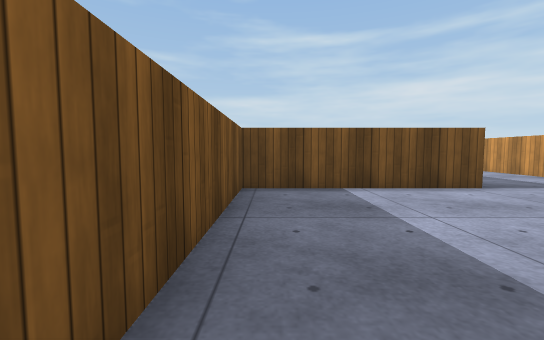
[1] (above)

15 first-person views from a walk through a 3-D level made in the Unity game engine. The camera is 0.62 m above the floor, tilts 4° down and sees 90° across. The floor is counted in squares, 1 m on a side. Each view is taken from the middle of a square. On the plan, view 1 faces up. The plan holds only what a view shows up to about 9 squares ahead; the rest is blank. The player character is not drawn. Surface patterns are stand-ins for the level's own textures.

[2]
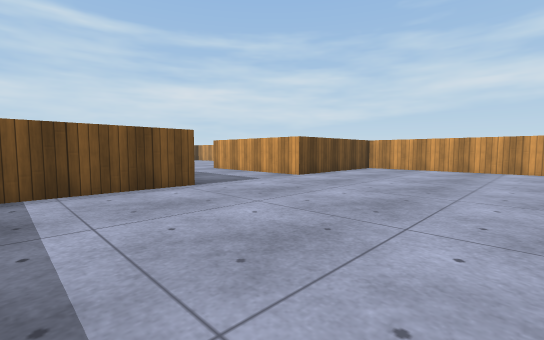

[3]
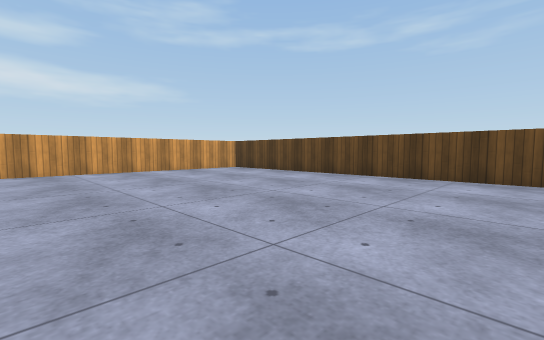

[4]
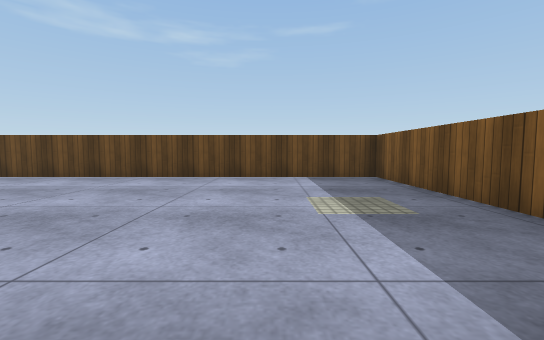

[5]
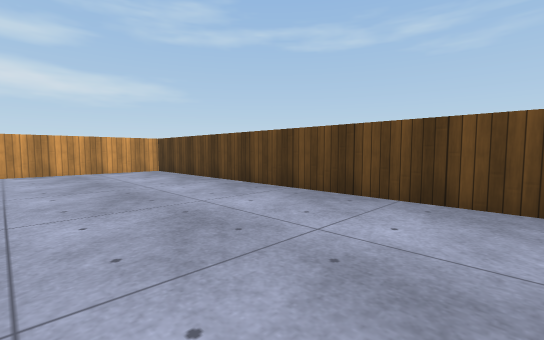

[6]
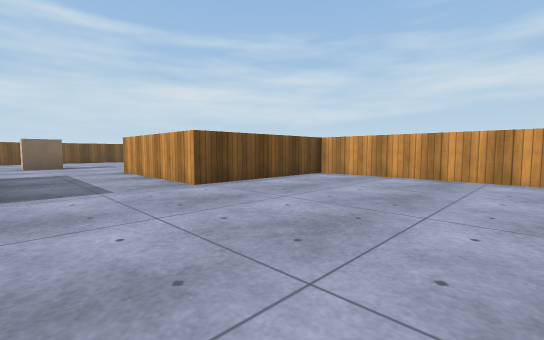

[7]
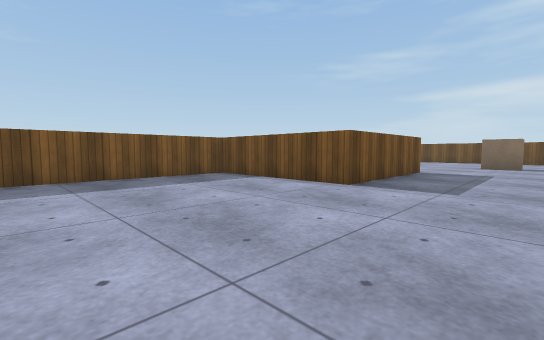

[8]
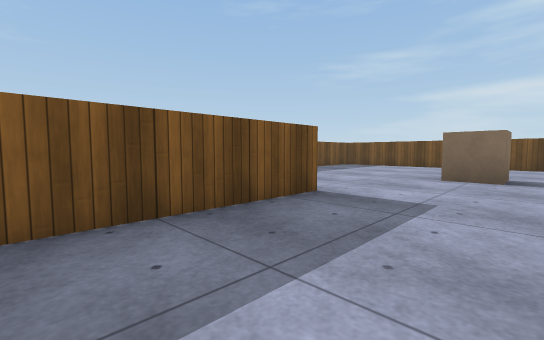

[9]
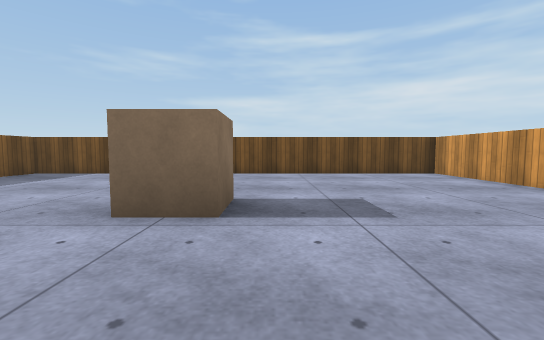

[10]
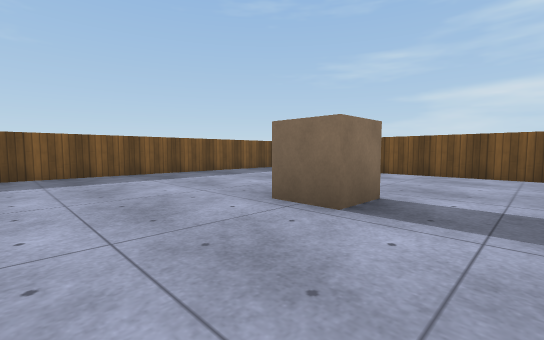

[11]
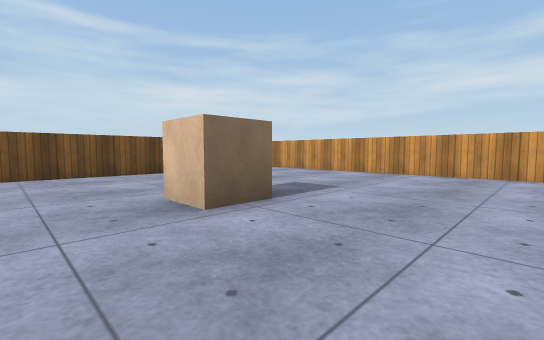

[12]
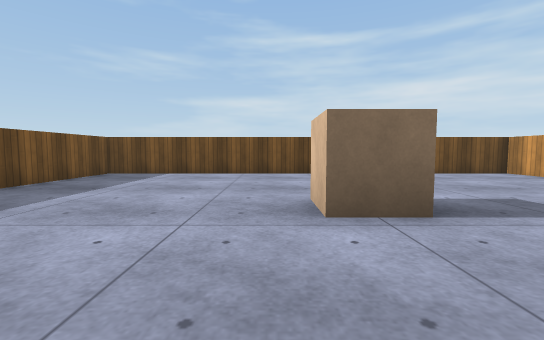

[13]
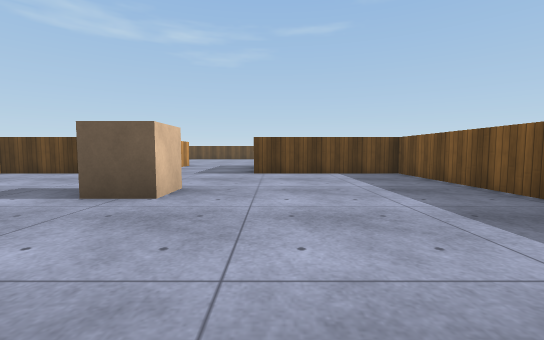

[14]
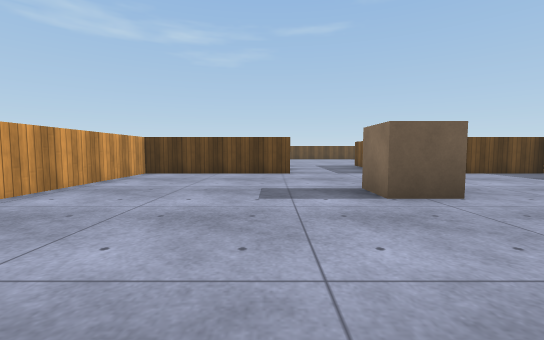

[15]
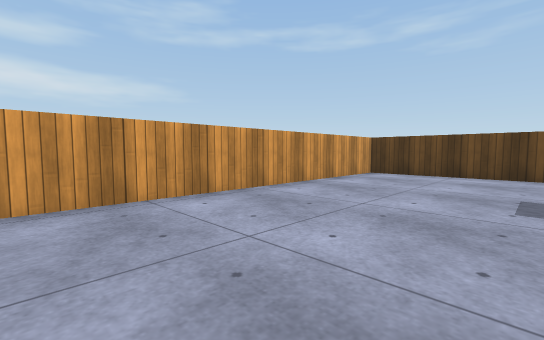

### Floor plan
Points are (right, up) in squares from view 1. A wall is a line through its corners. A room is listed if a view was taken in it or the views show most of it. See-through windows are left out.
Room 1 (views 1, 2, 3, 4, 5, 6, 7)
walls: (3.5, 4.5) (-0.5, 4.5) (-0.5, -4.5) (10.5, -4.5) (10.5, 4.5) (6.5, 4.5)
ways out: opening at (5, 5) to room 2
Room 2 (views 8, 9, 10, 11, 12, 13, 14, 15)
walls: (6.5, 4.5) (6.5, 8.5) (10.5, 8.5) (10.5, 16.5) (-0.5, 16.5) (-0.5, 8.5) (3.5, 8.5) (3.5, 4.5)
ways out: opening at (5, 5) to room 1
objects: cube (5, 12)

Positions as (right, up) in squares from view 1, and headings:
1: (0, 0), facing up
2: (1, 0), facing up-right
3: (2, 2), facing down-right
4: (2, 2), facing down
5: (2, -1), facing down-right
6: (4, 0), facing up-right
7: (6, 0), facing up-left
8: (6, 5), facing up-left
9: (6, 9), facing up
10: (7, 9), facing up-left
11: (3, 9), facing up-right
12: (4, 9), facing up
13: (3, 16), facing down
14: (7, 16), facing down
15: (7, 16), facing down-right
